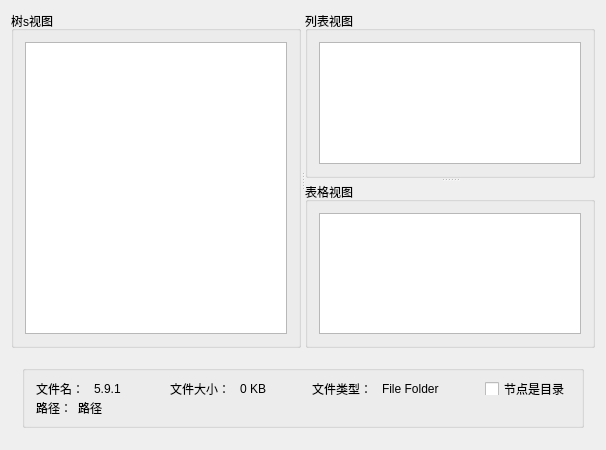
<?xml version="1.0" encoding="UTF-8"?>
<ui version="4.0">
 <class>MainWindow</class>
 <widget class="QMainWindow" name="MainWindow">
  <property name="geometry">
   <rect>
    <x>0</x>
    <y>0</y>
    <width>606</width>
    <height>450</height>
   </rect>
  </property>
  <property name="minimumSize">
   <size>
    <width>0</width>
    <height>77</height>
   </size>
  </property>
  <property name="maximumSize">
   <size>
    <width>16777215</width>
    <height>16777215</height>
   </size>
  </property>
  <property name="windowTitle">
   <string>Qt文件管理器</string>
  </property>
  <widget class="QWidget" name="centralWidget">
   <layout class="QVBoxLayout" name="verticalLayout_5">
    <item>
     <widget class="QSplitter" name="splitter_2">
      <property name="orientation">
       <enum>Qt::Horizontal</enum>
      </property>
      <widget class="QGroupBox" name="groupBox">
       <property name="title">
        <string>树s视图</string>
       </property>
       <layout class="QVBoxLayout" name="verticalLayout">
        <item>
         <widget class="QTreeView" name="treeView"/>
        </item>
       </layout>
      </widget>
      <widget class="QSplitter" name="splitter">
       <property name="orientation">
        <enum>Qt::Vertical</enum>
       </property>
       <widget class="QGroupBox" name="groupBox_3">
        <property name="title">
         <string>列表视图</string>
        </property>
        <layout class="QVBoxLayout" name="verticalLayout_2">
         <item>
          <widget class="QListView" name="listView">
           <property name="isWrapping" stdset="0">
            <bool>false</bool>
           </property>
          </widget>
         </item>
        </layout>
       </widget>
       <widget class="QGroupBox" name="groupBox_2">
        <property name="title">
         <string>表格视图</string>
        </property>
        <layout class="QVBoxLayout" name="verticalLayout_3">
         <item>
          <widget class="QTableView" name="tableView"/>
         </item>
        </layout>
       </widget>
      </widget>
     </widget>
    </item>
    <item>
     <widget class="QWidget" name="widget" native="true">
      <property name="minimumSize">
       <size>
        <width>0</width>
        <height>85</height>
       </size>
      </property>
      <property name="maximumSize">
       <size>
        <width>16777215</width>
        <height>85</height>
       </size>
      </property>
      <layout class="QVBoxLayout" name="verticalLayout_6">
       <item>
        <widget class="QGroupBox" name="groupBox_4">
         <property name="title">
          <string/>
         </property>
         <layout class="QGridLayout" name="gridLayout">
          <item row="0" column="0">
           <layout class="QHBoxLayout" name="horizontalLayout_4">
            <item>
             <layout class="QHBoxLayout" name="horizontalLayout">
              <item>
               <widget class="QLabel" name="label">
                <property name="text">
                 <string>文件名： </string>
                </property>
               </widget>
              </item>
              <item>
               <widget class="QLabel" name="labFileName">
                <property name="text">
                 <string>5.9.1</string>
                </property>
               </widget>
              </item>
              <item>
               <spacer name="horizontalSpacer">
                <property name="orientation">
                 <enum>Qt::Horizontal</enum>
                </property>
                <property name="sizeHint" stdset="0">
                 <size>
                  <width>40</width>
                  <height>20</height>
                 </size>
                </property>
               </spacer>
              </item>
             </layout>
            </item>
            <item>
             <layout class="QHBoxLayout" name="horizontalLayout_2">
              <item>
               <widget class="QLabel" name="label_2">
                <property name="text">
                 <string>文件大小： </string>
                </property>
               </widget>
              </item>
              <item>
               <widget class="QLabel" name="labFileSize">
                <property name="text">
                 <string>0 KB</string>
                </property>
               </widget>
              </item>
              <item>
               <spacer name="horizontalSpacer_2">
                <property name="orientation">
                 <enum>Qt::Horizontal</enum>
                </property>
                <property name="sizeHint" stdset="0">
                 <size>
                  <width>40</width>
                  <height>20</height>
                 </size>
                </property>
               </spacer>
              </item>
             </layout>
            </item>
            <item>
             <layout class="QHBoxLayout" name="horizontalLayout_3">
              <item>
               <widget class="QLabel" name="label_3">
                <property name="text">
                 <string>文件类型： </string>
                </property>
               </widget>
              </item>
              <item>
               <widget class="QLabel" name="labFileType">
                <property name="text">
                 <string>File Folder</string>
                </property>
               </widget>
              </item>
              <item>
               <spacer name="horizontalSpacer_3">
                <property name="orientation">
                 <enum>Qt::Horizontal</enum>
                </property>
                <property name="sizeHint" stdset="0">
                 <size>
                  <width>40</width>
                  <height>20</height>
                 </size>
                </property>
               </spacer>
              </item>
             </layout>
            </item>
            <item>
             <widget class="QCheckBox" name="ckbIsDir">
              <property name="text">
               <string>节点是目录</string>
              </property>
             </widget>
            </item>
           </layout>
          </item>
          <item row="1" column="0">
           <layout class="QHBoxLayout" name="horizontalLayout_5">
            <item>
             <widget class="QLabel" name="label_4">
              <property name="text">
               <string>路径：</string>
              </property>
             </widget>
            </item>
            <item>
             <widget class="QLabel" name="labPath">
              <property name="text">
               <string>路径</string>
              </property>
             </widget>
            </item>
            <item>
             <spacer name="horizontalSpacer_4">
              <property name="orientation">
               <enum>Qt::Horizontal</enum>
              </property>
              <property name="sizeHint" stdset="0">
               <size>
                <width>40</width>
                <height>20</height>
               </size>
              </property>
             </spacer>
            </item>
           </layout>
          </item>
         </layout>
        </widget>
       </item>
      </layout>
     </widget>
    </item>
   </layout>
  </widget>
 </widget>
 <layoutdefault spacing="6" margin="11"/>
 <resources/>
 <connections/>
</ui>
